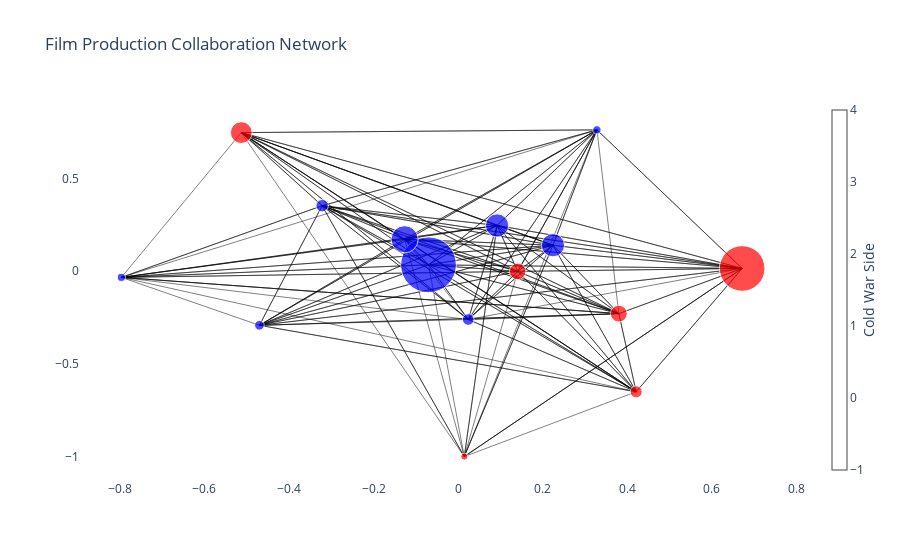

Notebook code for this chart:
### Code cell
# With plotly
G = nx.Graph()
for country in countries:
    G.add_node(country, side=country_cold_war_side[country], size=root_film_count[country])

for (c1, c2), count in collaboration_count.items():
    G.add_edge(c1, c2, weight=count)

pos = nx.spring_layout(G, seed=42, k=10, iterations=100)
edge_x = []
edge_y = []
edge_weights = []

for edge in G.edges():
    x0, y0 = pos[edge[0]]
    x1, y1 = pos[edge[1]]
    edge_x.append(x0)
    edge_x.append(x1)
    edge_y.append(y0)
    edge_y.append(y1)
    edge_weights.append(G[edge[0]][edge[1]]['weight'])

edge_trace = go.Scatter(
    x=edge_x,
    y=edge_y,
    line=dict(width=0.5, color='black'),
    hoverinfo='none',
    mode='lines'
)

node_x = []
node_y = []
node_colors = []
node_sizes = []

for node in G.nodes():
    x, y = pos[node]
    node_x.append(x)
    node_y.append(y)
    if G.nodes[node]['side'] == 'Western':
        node_colors.append('blue')
    elif G.nodes[node]['side'] == 'Eastern':
        node_colors.append('red')
    else:
        node_colors.append('grey')
    node_sizes.append(G.nodes[node]['size'] * 0.5)

node_trace = go.Scatter(
    x=node_x,
    y=node_y,
    mode='markers',
    hoverinfo='text',
    hovertext=[node for node in G.nodes()],
    marker=dict(
        showscale=True,
        colorscale='YlGnBu',
        size=node_sizes,
        color=node_colors,
        colorbar=dict(
            thickness=15,
            title='Cold War Side',
            xanchor='left',
            titleside='right'
        )
    )
)

fig = go.Figure(data=[edge_trace, node_trace],
                layout=go.Layout(
                    title='Film Production Collaboration Network',
                    showlegend=False,
                    hovermode='closest',
                    xaxis=dict(showgrid=False, zeroline=False),
                    yaxis=dict(showgrid=False, zeroline=False),
                    plot_bgcolor='white'
                ))

fig.show()

### Figure 1 — Plotly figure (JSON) as saved in the notebook; plotly's stock layout.template omitted (floating-point values rounded to 4 significant figures; data arrays with more than 128 entries replaced by an {"elided": "..."} marker saying what was removed)
{"data": [{"hoverinfo": "none", "line": {"color": "black", "width": 0.5}, "mode": "lines", "type": "scatter", "x": {"elided": "190 float values"}, "y": {"elided": "190 float values"}}, {"hoverinfo": "text", "hovertext": ["United States of America", "Russia", "United Kingdom", "France", "Italy", "India", "Japan", "Germany", "Canada", "Hong Kong", "Spain", "Australia", "Sweden", "Mexico", "Ukraine"], "marker": {"color": ["blue", "red", "blue", "blue", "blue", "red", "red", "red", "blue", "red", "blue", "blue", "blue", "blue", "red"], "colorbar": {"thickness": 15, "title": {"side": "right", "text": "Cold War Side"}, "xanchor": "left"}, "colorscale": [[0, "rgb(255,255,217)"], [0.125, "rgb(237,248,177)"], [0.25, "rgb(199,233,180)"], [0.375, "rgb(127,205,187)"], [0.5, "rgb(65,182,196)"], [0.625, "rgb(29,145,192)"], [0.75, "rgb(34,94,168)"], [0.875, "rgb(37,52,148)"], [1, "rgb(8,29,88)"]], "showscale": true, "size": [55.76, 45.6, 27.14, 23.23, 23.16, 21.77, 16.87, 16.53, 12.42, 12.02, 11.67, 9.644, 8.352, 8.078, 7.071]}, "mode": "markers", "type": "scatter", "x": [-0.06999, 0.6716, -0.1265, 0.09212, 0.2243, -0.5127, 0.38, 0.141, -0.3216, 0.421, 0.02392, -0.4699, 0.3283, -0.7962, 0.01458], "y": [0.03416, 0.01453, 0.1718, 0.2463, 0.1397, 0.747, -0.2292, -0.001433, 0.3528, -0.6505, -0.2608, -0.2921, 0.7616, -0.03377, -1]}], "layout": {"hovermode": "closest", "plot_bgcolor": "white", "showlegend": false, "title": {"text": "Film Production Collaboration Network"}, "xaxis": {"showgrid": false, "zeroline": false}, "yaxis": {"showgrid": false, "zeroline": false}}}
